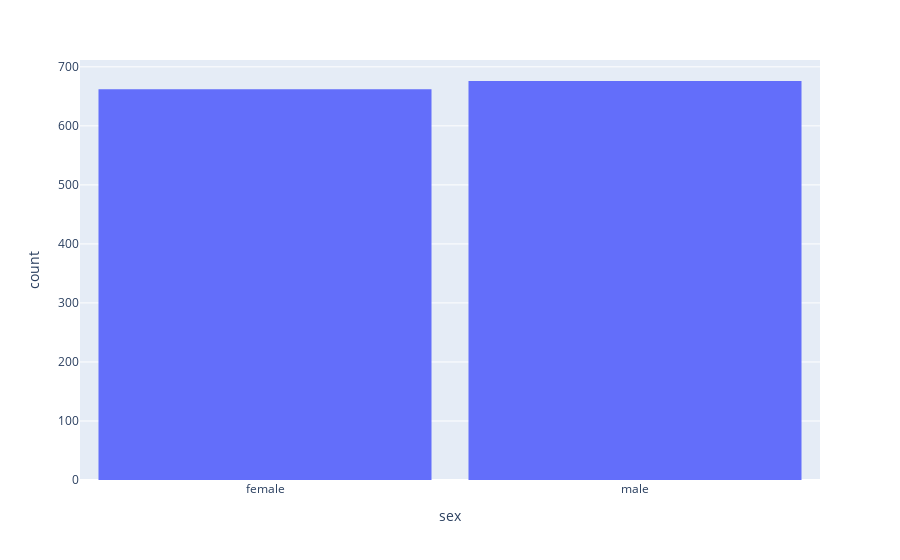

The notebook cell saved with this chart:
### Code cell
sex_fig = px.histogram(medical_df, x='sex')
sex_fig.update_layout(bargap=0.1)
sex_fig.show()

### Figure 1 — Plotly figure (JSON) as saved in the notebook; plotly's stock layout.template omitted (floating-point values rounded to 4 significant figures; data arrays with more than 128 entries replaced by an {"elided": "..."} marker saying what was removed)
{"data": [{"alignmentgroup": "True", "bingroup": "x", "hovertemplate": "sex=%{x}<br>count=%{y}<extra></extra>", "legendgroup": "", "marker": {"color": "#636efa", "pattern": {"shape": ""}}, "name": "", "offsetgroup": "", "orientation": "v", "showlegend": false, "type": "histogram", "x": {"elided": "1338 str values"}, "xaxis": "x", "yaxis": "y"}], "layout": {"autosize": true, "bargap": 0.1, "barmode": "relative", "legend": {"tracegroupgap": 0}, "margin": {"t": 60}, "xaxis": {"anchor": "y", "autorange": true, "domain": [0, 1], "range": [-0.5, 1.5], "title": {"text": "sex"}, "type": "category"}, "yaxis": {"anchor": "x", "autorange": true, "domain": [0, 1], "range": [0, 711.6], "title": {"text": "count"}}}}
